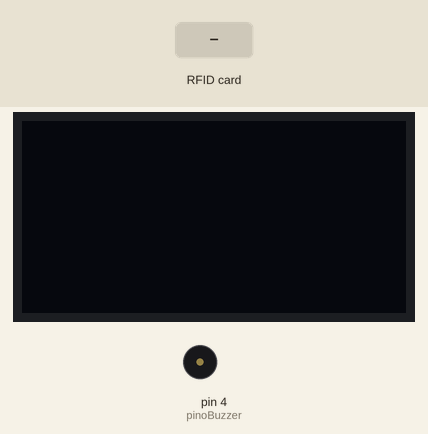
This sketch was run on a simulated Arduino Uno, built with avr-gcc and run on an emulated ATmega328P. Shown: 128×64 one-colour display, buzzer (waves = sounding, pin HIGH). The inputs (shaded band) are chosen by the test bench. Pins used as bus, display or sensor lines are not drawn; what the sketch prints to the serial monitor is not drawn.

Above: at 1.3 s.
1.4 s: RFID card 5E 7A 19 C4 held to the reader
At 3.8 s:
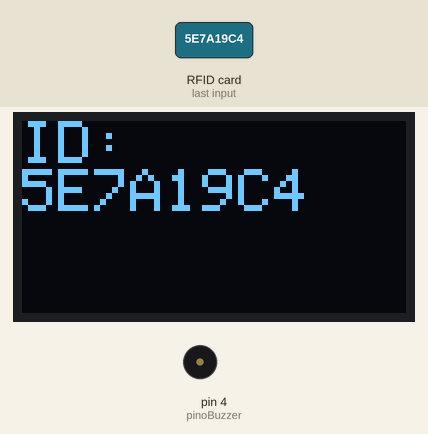
4.1 s: RFID card 5E 7A 19 C4 held to the reader
At 8.6 s:
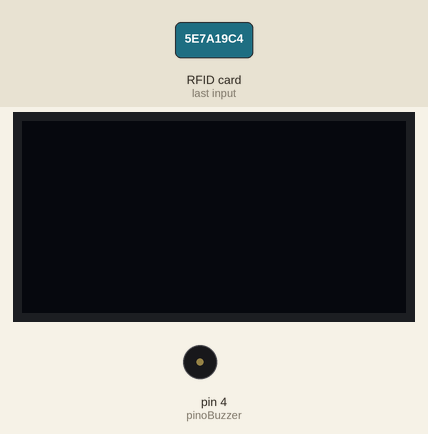
Timing chart, 0 to 10.1 s (numbered marks = the images above; inputs shaded):
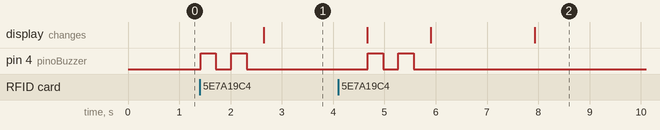

Measured:
- after the input at 1.4 s, pin 4 (pinoBuzzer): alternates HIGH for 0.30 s and LOW for 0.30 s, 4 changes in all, then stays LOW, starting at once; the display: changes after 1.2 s (image 1)
- after the input at 4.1 s, pin 4 (pinoBuzzer): alternates HIGH for 0.30 s and LOW for 0.30 s, 4 changes in all, then stays LOW, starting after 0.57 s

The sketch:

RC522v3.ino
```cpp
#include <SPI.h>
#include <MFRC522.h>
#include <SPI.h>
#include <Wire.h>
#include <Adafruit_GFX.h>
#include <Adafruit_SSD1306.h>

#define SCREEN_WIDTH 128 // OLED display width, in pixels
#define SCREEN_HEIGHT 64 // OLED display height, in pixels

// Declaration for an SSD1306 display connected to I2C (SDA, SCL pins)
// The pins for I2C are defined by the Wire-library.
// On an arduino UNO:       A4(SDA), A5(SCL)
// On an arduino MEGA 2560: 20(SDA), 21(SCL)
// On an arduino LEONARDO:   2(SDA),  3(SCL), ...
#define OLED_RESET     -1 // Reset pin # (or -1 if sharing Arduino reset pin)
#define SCREEN_ADDRESS 0x3C ///< See datasheet for Address; 0x3D for 128x64, 0x3C for 128x32
Adafruit_SSD1306 display(SCREEN_WIDTH, SCREEN_HEIGHT, &Wire, OLED_RESET);

#define SS_PIN 10
#define RST_PIN 9
MFRC522 mfrc522(SS_PIN, RST_PIN);	// Create MFRC522 instance.
int pinoBuzzer = 4;


char st[20];

void setup()
{
  Serial.begin(9600);	// Inicia a serial
  pinMode (pinoBuzzer, OUTPUT);
  SPI.begin();		// Inicia  SPI bus
  mfrc522.PCD_Init();	// Inicia MFRC522
  mfrc522.PCD_SetAntennaGain(mfrc522.RxGain_max);
  // SSD1306_SWITCHCAPVCC = generate display voltage from 3.3V internally
  if(!display.begin(SSD1306_SWITCHCAPVCC, SCREEN_ADDRESS)) {
    Serial.println(F("SSD1306 allocation failed"));
    for(;;);
  }
  display.clearDisplay();
  display.setTextSize(2);
  display.setTextColor(SSD1306_WHITE);
  display.setCursor(0, 0);
  display.display();
}

void beep () {
  for(int i = 0; i < 2; i++){
    digitalWrite(pinoBuzzer, HIGH); // Liga o buzzer
    delay(300); // Aguarda 300 milissegundos
    digitalWrite(pinoBuzzer, LOW); // Desliga o buzzer
    delay(300); // Aguarda mais 300 milissegundos
  }
}

void loop()  {
  // Look for new cards
  if ( ! mfrc522.PICC_IsNewCardPresent())
  {
    return;
  }
  // Select one of the cards
  if ( ! mfrc522.PICC_ReadCardSerial())
  {
    return;
  }
  //Mostra UID na serial
  Serial.print("UID da tag :");
  String conteudo= "";
  byte letra;
  for (byte i = 0; i < mfrc522.uid.size; i++)
  {
     Serial.print(mfrc522.uid.uidByte[i] < 0x10 ? " 0" : " ");
     Serial.print(mfrc522.uid.uidByte[i], HEX);
     conteudo.concat(String(mfrc522.uid.uidByte[i] < 0x10 ? " 0" : " "));
     conteudo.concat(String(mfrc522.uid.uidByte[i], HEX));
  }
  Serial.println();
  Serial.print("ID : ");
  conteudo.toUpperCase();
  Serial.println (conteudo.substring(1));
  beep ();
  display.clearDisplay();
  display.setTextSize(2);
  display.setTextColor(SSD1306_WHITE);
  display.setCursor(0, 0);
  display.print("ID: \n");
  conteudo.replace(" ", "");
  display.print(conteudo);
  display.display();
  delay (2000);
  display.clearDisplay();
  display.display();
}
 
```
